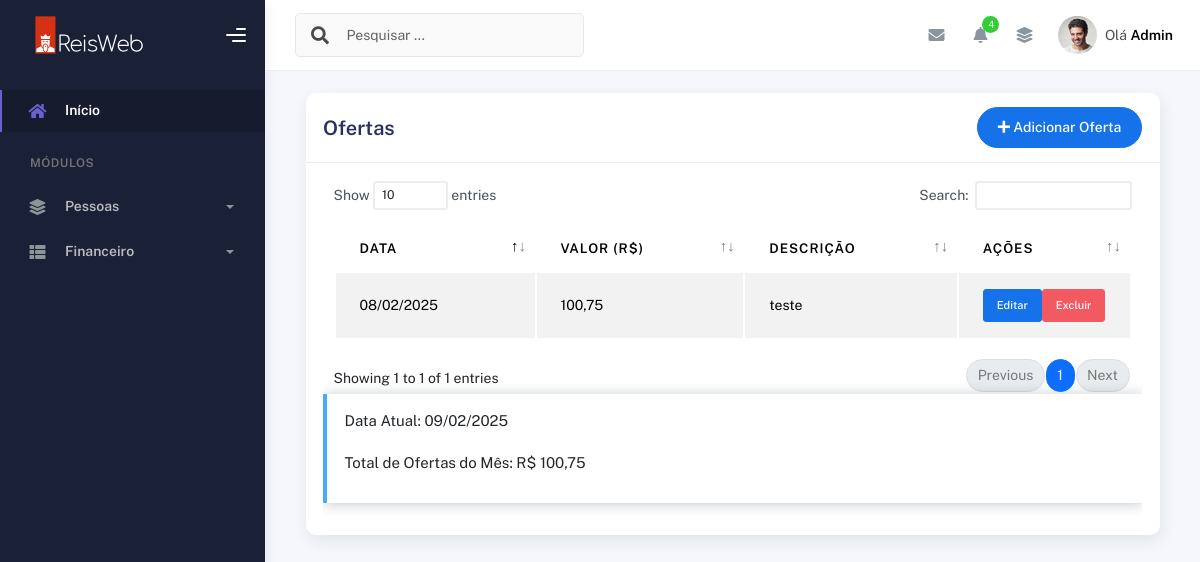
Before: /ofertas/ (signed in) with the older database file.
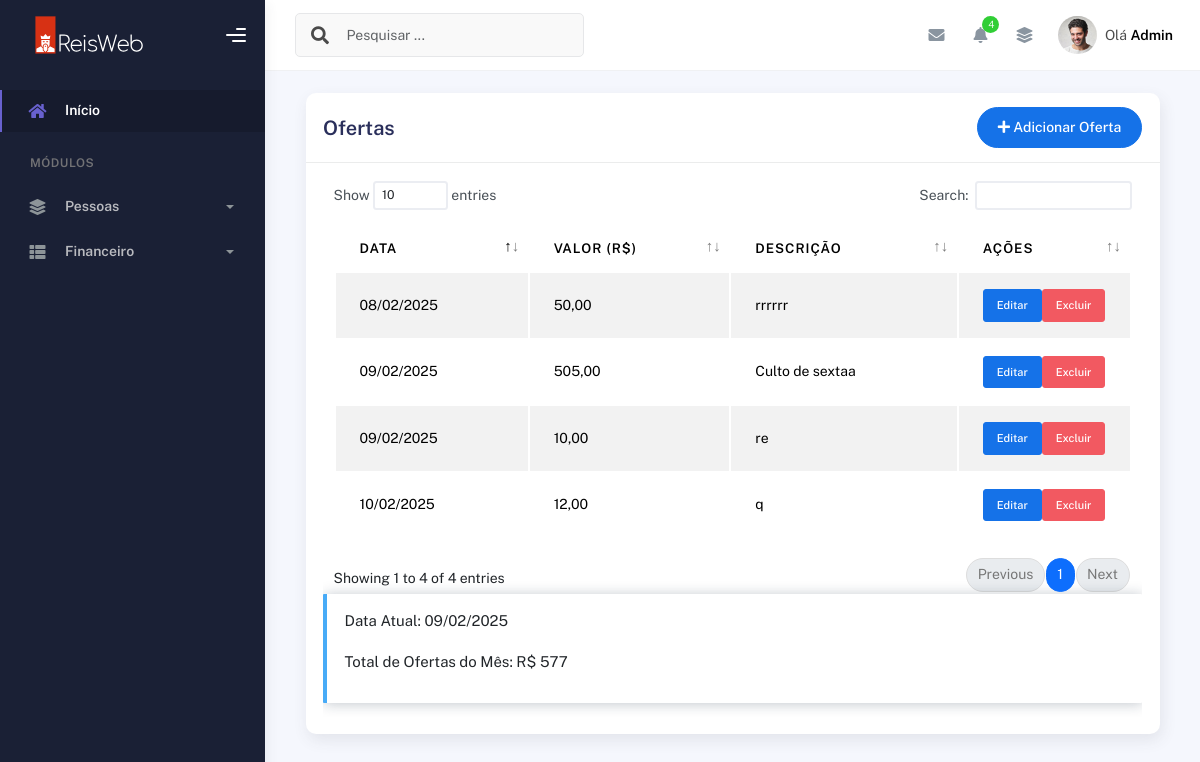
After: the same page with the newer database file.
### plataformaofertas/models.py (models this page shows, shortened)
class Oferta(models.Model):
    pastor = models.ForeignKey(User, on_delete=models.CASCADE)
    data_oferta = models.DateField()
    valor = models.DecimalField(max_digits=10, decimal_places=2)
    descricao = models.CharField(max_length=255, default="Oferta Diversa")  # Atualizado para "descrição"

### plataformaofertas/views.py (the view, shortened to what this page needs)
# urls.py: path("ofertas/", views.ofertas, name="ofertas"),
@login_required(login_url='/usuarios/login')
def ofertas(request):
    data_atual = datetime.now().strftime("%d/%m/%Y")
    mes_atual = datetime.now().month
    ano_atual = datetime.now().year
    ofertas = Oferta.objects.filter(
        pastor=request.user,
        data_oferta__month=mes_atual,
        data_oferta__year=ano_atual
    )
    total_ofertas = ofertas.aggregate(total=Sum('valor'))['total'] or 0
    return render(request, "ofertas.html", {
        "ofertas": ofertas,
        "total_ofertas": total_ofertas,
        "data_atual": data_atual
    })

### plataformaofertas/templates/ofertas.html (shortened to what this page needs)
{% extends "bases/base_plataformaigreja.html" %}
{% load static %}
{% block 'conteudo' %}
  <div class="container">
    <div class="page-inner">
      <div class="col-md-12">
        <div class="card">
          <div class="card-header">
            <div class="d-flex align-items-center">
              <h4 class="card-title">Ofertas</h4>
                <button
                  class="btn btn-primary btn-round ms-auto"
                  data-bs-toggle="modal"
                  data-bs-target="#modalOferta"
                >
                  <i class="fa fa-plus"></i>
                  Adicionar Oferta
                </button>
            </div>
          </div>
        <div class="card-body">
                    <div class="table-responsive">
                      <table
                        id="add-row"
                        class="display table table-striped table-hover"
                      >
                        <thead>
                          <tr>
                            <th>Data</th>
                            <th>Valor (R$)</th>
                            <th>Descrição</th>
                            <th style="width: 10%">Ações</th>
                          </tr>
                        </thead>
                        <tbody>
                          {% for oferta in ofertas %}
                            <tr>
                                <td>{{ oferta.data_oferta|date:"d/m/Y" }}</td>
                                <td>{{ oferta.valor }}</td>
                                <td>{{ oferta.descricao }}</td>
                            <td>
                                <div class="form-button-action">
                                  <form action="" method="POST" style="display:inline;">
                                  <a href="{% url 'editar_oferta' oferta.id %}">
                                  <button
                                    type="button"
                                    title="Editar"
                                    class="btn btn-primary btn-sm editar-dizimo"
                                    data-original-title="Edit Task"
                                  >
                                    Editar
                                  </button>
                                </a>
                              </form>
                                  <form action="{% url 'excluir_oferta' oferta.id %}" method="POST" style="display:inline;">
                                    <button
                                      type="submit"
                                      class="btn btn-danger btn-sm"
                                      onclick="return confirm('Tem certeza que deseja excluir esta oferta?')">
                                      Excluir
                                    </button>
                                  </form>
                                </div>
                              </td>
                            </tr>
                          {% endfor %}
                        </tbody>
                      </table>
                      <div class="alert alert-info">
                        <p>Data Atual: {{ data_atual }}</p>
                        <p>Total de Ofertas do Mês: R$ {{ total_ofertas }}</p>
                      </div>
                    </div>
                  </div>
                </div>
              </div>
            </div>
          </div>
        </div>
      </div>
    </div>
{% endblock %}

Changed rows visible on the page:
changed Oferta: valor "100,75" → "50,00"; descricao "teste" → "rrrrrr"
added Oferta: data_oferta "09/02/2025", valor "505,00", descricao "Culto de sextaa"
added Oferta: data_oferta "09/02/2025", valor "10,00", descricao "re"
added Oferta: data_oferta "10/02/2025", valor "12,00", descricao "q"
Other visible differences:
text written by a page script: "Show entries Search: Showing 1 to 1 of 1 entries Previous 1 Next" → "Show entries Search: Showing 1 to 4 of 4 entries Previous 1 Next"
{{ total_ofertas }}: "100,75" → "577"
